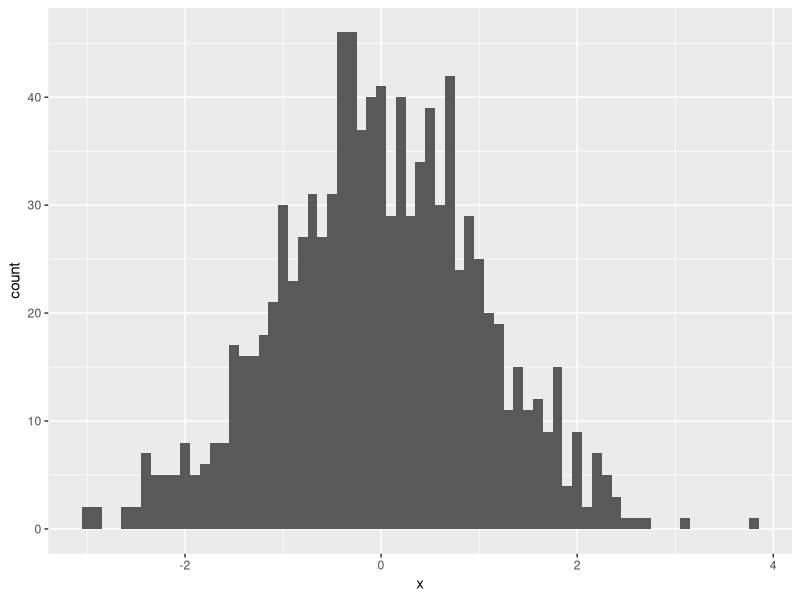
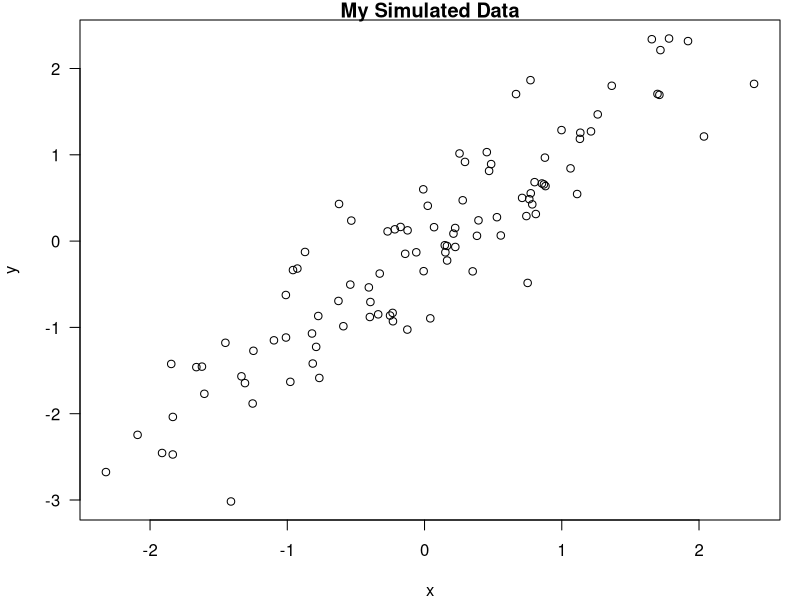

Write R code to recreate these figures, in order.
## ---- chunk 1
print("Hello")
## ---- chunk 2
library(ggplot2)
set.seed(1)
x <- rnorm(1000)
my_dat <- data.frame(x)

hist <- ggplot(my_dat, aes(x))
hist + geom_histogram(binwidth = 0.1)
mean(x)
## ---- chunk 3
head(my_dat)
quality <- 6.29
## ---- chunk 4
x <- rnorm(100); y <- x + rnorm(100, sd=0.5)
## ---- chunk 5
par(mar = c(4,4,1,1), las = 1)
plot(x, y, main = "My Simulated Data")

## ---- chunk 6
library(datasets)
data(airquality)
fit <- lm(Ozone ~ Wind + Temp + Solar.R, data = airquality)
## ---- chunk 7
library(xtable)
xt <- xtable(summary(fit))
print(xt, type="html")
